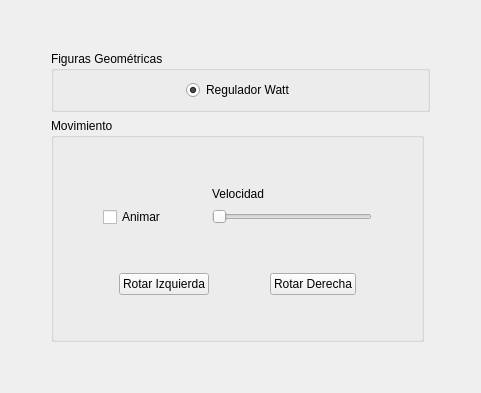
       <widget class="QWidget" name="tab_3">
        <attribute name="title">
         <string>Watt</string>
        </attribute>
        <layout class="QGridLayout" name="gridLayout_9">
         <item row="0" column="0">
          <layout class="QGridLayout" name="gridLayout_7">
           <item row="2" column="1" rowspan="2">
            <widget class="QGroupBox" name="groupBox_6">
             <property name="title">
              <string>Movimiento</string>
             </property>
             <layout class="QVBoxLayout" name="verticalLayout">
              <item>
               <spacer name="verticalSpacer_8">
                <property name="orientation">
                 <enum>Qt::Vertical</enum>
                </property>
                <property name="sizeHint" stdset="0">
                 <size>
                  <width>20</width>
                  <height>40</height>
                 </size>
                </property>
               </spacer>
              </item>
              <item>
               <layout class="QGridLayout" name="gridLayout_6">
                <item row="1" column="2">
                 <spacer name="horizontalSpacer_15">
                  <property name="orientation">
                   <enum>Qt::Horizontal</enum>
                  </property>
                  <property name="sizeHint" stdset="0">
                   <size>
                    <width>40</width>
                    <height>20</height>
                   </size>
                  </property>
                 </spacer>
                </item>
                <item row="1" column="1">
                 <widget class="QCheckBox" name="checkBox_5">
                  <property name="text">
                   <string>Animar</string>
                  </property>
                 </widget>
                </item>
                <item row="1" column="3">
                 <widget class="QSlider" name="horizontalSlider_2">
                  <property name="minimumSize">
                   <size>
                    <width>160</width>
                    <height>0</height>
                   </size>
                  </property>
                  <property name="cursor">
                   <cursorShape>ArrowCursor</cursorShape>
                  </property>
                  <property name="mouseTracking">
                   <bool>false</bool>
                  </property>
                  <property name="maximum">
                   <number>100</number>
                  </property>
                  <property name="orientation">
                   <enum>Qt::Horizontal</enum>
                  </property>
                 </widget>
                </item>
                <item row="0" column="3">
                 <widget class="QLabel" name="label_3">
                  <property name="text">
                   <string>Velocidad</string>
                  </property>
                 </widget>
                </item>
                <item row="1" column="0">
                 <spacer name="horizontalSpacer_16">
                  <property name="orientation">
                   <enum>Qt::Horizontal</enum>
                  </property>
                  <property name="sizeHint" stdset="0">
                   <size>
                    <width>40</width>
                    <height>20</height>
                   </size>
                  </property>
                 </spacer>
                </item>
                <item row="1" column="4">
                 <spacer name="horizontalSpacer_17">
                  <property name="orientation">
                   <enum>Qt::Horizontal</enum>
                  </property>
                  <property name="sizeHint" stdset="0">
                   <size>
                    <width>40</width>
                    <height>20</height>
                   </size>
                  </property>
                 </spacer>
                </item>
               </layout>
              </item>
              <item>
               <spacer name="verticalSpacer_6">
                <property name="orientation">
                 <enum>Qt::Vertical</enum>
                </property>
                <property name="sizeHint" stdset="0">
                 <size>
                  <width>20</width>
                  <height>40</height>
                 </size>
                </property>
               </spacer>
              </item>
              <item>
               <layout class="QHBoxLayout" name="horizontalLayout_3">
                <item>
                 <spacer name="horizontalSpacer_13">
                  <property name="orientation">
                   <enum>Qt::Horizontal</enum>
                  </property>
                  <property name="sizeHint" stdset="0">
                   <size>
                    <width>40</width>
                    <height>20</height>
                   </size>
                  </property>
                 </spacer>
                </item>
                <item>
                 <widget class="QPushButton" name="pushButton">
                  <property name="cursor">
                   <cursorShape>PointingHandCursor</cursorShape>
                  </property>
                  <property name="text">
                   <string>Rotar Izquierda</string>
                  </property>
                  <property name="autoRepeat">
                   <bool>true</bool>
                  </property>
                 </widget>
                </item>
                <item>
                 <spacer name="horizontalSpacer_14">
                  <property name="orientation">
                   <enum>Qt::Horizontal</enum>
                  </property>
                  <property name="sizeHint" stdset="0">
                   <size>
                    <width>40</width>
                    <height>20</height>
                   </size>
                  </property>
                 </spacer>
                </item>
                <item>
                 <widget class="QPushButton" name="pushButton_2">
                  <property name="cursor">
                   <cursorShape>PointingHandCursor</cursorShape>
                  </property>
                  <property name="text">
                   <string>Rotar Derecha</string>
                  </property>
                  <property name="autoRepeat">
                   <bool>true</bool>
                  </property>
                 </widget>
                </item>
                <item>
                 <spacer name="horizontalSpacer_12">
                  <property name="orientation">
                   <enum>Qt::Horizontal</enum>
                  </property>
                  <property name="sizeHint" stdset="0">
                   <size>
                    <width>40</width>
                    <height>20</height>
                   </size>
                  </property>
                 </spacer>
                </item>
               </layout>
              </item>
              <item>
               <spacer name="verticalSpacer_7">
                <property name="orientation">
                 <enum>Qt::Vertical</enum>
                </property>
                <property name="sizeHint" stdset="0">
                 <size>
                  <width>20</width>
                  <height>35</height>
                 </size>
                </property>
               </spacer>
              </item>
             </layout>
            </widget>
           </item>
           <item row="1" column="1" colspan="2">
            <widget class="QGroupBox" name="groupBox_5">
             <property name="title">
              <string>Figuras Geométricas</string>
             </property>
             <layout class="QHBoxLayout" name="horizontalLayout_4">
              <item>
               <spacer name="horizontalSpacer_18">
                <property name="orientation">
                 <enum>Qt::Horizontal</enum>
                </property>
                <property name="sizeHint" stdset="0">
                 <size>
                  <width>110</width>
                  <height>20</height>
                 </size>
                </property>
               </spacer>
              </item>
              <item>
               <widget class="QRadioButton" name="radioButton_10">
                <property name="cursor">
                 <cursorShape>PointingHandCursor</cursorShape>
                </property>
                <property name="text">
                 <string>Regulador Watt</string>
                </property>
                <property name="checkable">
                 <bool>true</bool>
                </property>
                <property name="checked">
                 <bool>true</bool>
                </property>
                <property name="autoRepeat">
                 <bool>false</bool>
                </property>
                <property name="autoExclusive">
                 <bool>false</bool>
                </property>
               </widget>
              </item>
              <item>
               <spacer name="horizontalSpacer_19">
                <property name="orientation">
                 <enum>Qt::Horizontal</enum>
                </property>
                <property name="sizeHint" stdset="0">
                 <size>
                  <width>110</width>
                  <height>20</height>
                 </size>
                </property>
               </spacer>
              </item>
             </layout>
            </widget>
           </item>
           <item row="2" column="0">
            <spacer name="horizontalSpacer_22">
             <property name="orientation">
              <enum>Qt::Horizontal</enum>
             </property>
             <property name="sizeHint" stdset="0">
              <size>
               <width>40</width>
               <height>20</height>
              </size>
             </property>
            </spacer>
           </item>
           <item row="2" column="3">
            <spacer name="horizontalSpacer_23">
             <property name="orientation">
              <enum>Qt::Horizontal</enum>
             </property>
             <property name="sizeHint" stdset="0">
              <size>
               <width>40</width>
               <height>20</height>
              </size>
             </property>
            </spacer>
           </item>
           <item row="0" column="1">
            <spacer name="verticalSpacer_10">
             <property name="orientation">
              <enum>Qt::Vertical</enum>
             </property>
             <property name="sizeHint" stdset="0">
              <size>
               <width>20</width>
               <height>40</height>
              </size>
             </property>
            </spacer>
           </item>
          </layout>
         </item>
         <item row="1" column="0">
          <spacer name="verticalSpacer_9">
           <property name="orientation">
            <enum>Qt::Vertical</enum>
           </property>
           <property name="sizeHint" stdset="0">
            <size>
             <width>20</width>
             <height>40</height>
            </size>
           </property>
          </spacer>
         </item>
        </layout>
       </widget>
